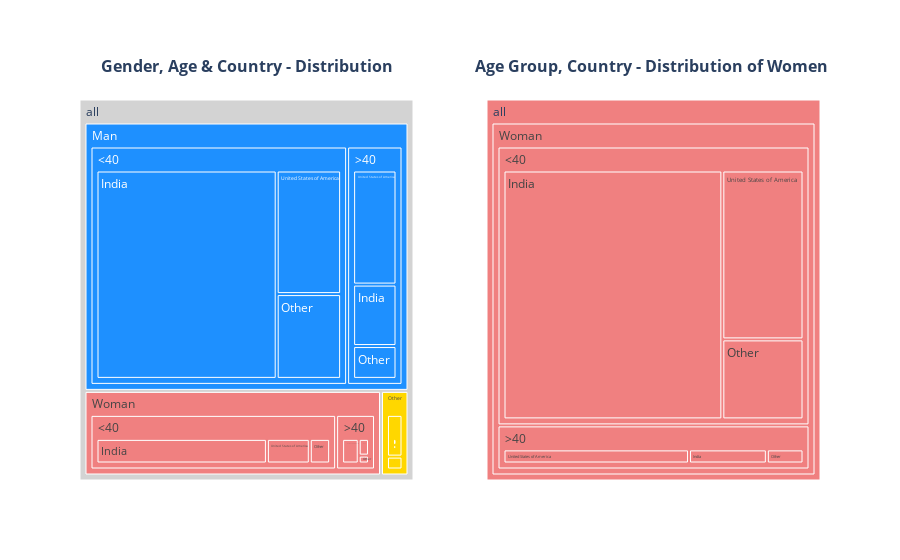

Write notebook code for a chart like this one.
### Code cell
df_new.groupby(by='Country').agg({'Country':'count'}).rename(columns={'Country':'Count'}).sort_values(by='Count', ascending=False)
TOP_COUNTRIES = df_new.groupby(by='Country').agg({'Country':'count'}).rename(columns={'Country':'Count'}).sort_values(by='Count', ascending=False)[:3].index.tolist()
print(TOP_COUNTRIES)
df_ = getAgeGenderCountryDF()
print(df_.groupby(by=['AgeGroup','Gender']).agg({'Count':np.sum}))
plotTreeMaps(df_)

### Figure 1 — Plotly figure (JSON) as saved in the notebook; plotly's stock layout.template omitted (floating-point values rounded to 4 significant figures)
{"data": [{"branchvalues": "total", "customdata": [["Man"], ["Other"], ["Woman"], ["Man"], ["Other"], ["Woman"], ["Man"], ["Other"], ["Woman"], ["Woman"], ["Other"], ["Man"], ["Man"], ["Woman"], ["Other"], ["Man"], ["Other"], ["Woman"], ["Man"], ["Other"], ["Woman"], ["Man"], ["Other"], ["Woman"], ["Man"], ["Other"], ["Woman"], ["(?)"]], "domain": {"x": [0, 0.45], "y": [0, 1]}, "hovertemplate": "labels=%{label}<br>Count=%{value}<br>parent=%{parent}<br>id=%{id}<br>Gender=%{customdata[0]}<extra></extra>", "ids": ["all/Man/<40/India", "all/Other/<40/India", "all/Woman/<40/India", "all/Man/>40/Other", "all/Other/>40/Other", "all/Woman/>40/Other", "all/Man/>40/India", "all/Other/>40/India", "all/Woman/>40/India", "all/Woman/<40/United States of America", "all/Other/<40/United States of America", "all/Man/<40/United States of America", "all/Man/>40/United States of America", "all/Woman/<40/Other", "all/Other/<40/Other", "all/Man/<40/Other", "all/Other/>40/United States of America", "all/Woman/>40/United States of America", "all/Man/<40", "all/Other/<40", "all/Woman/<40", "all/Man/>40", "all/Other/>40", "all/Woman/>40", "all/Man", "all/Other", "all/Woman", "all"], "labels": ["India", "India", "India", "Other", "Other", "Other", "India", "India", "India", "United States of America", "United States of America", "United States of America", "United States of America", "Other", "Other", "Other", "United States of America", "United States of America", "<40", "<40", "<40", ">40", ">40", ">40", "Man", "Other", "Woman", "all"], "marker": {"colors": ["dodgerblue", "gold", "lightcoral", "dodgerblue", "gold", "lightcoral", "dodgerblue", "gold", "lightcoral", "lightcoral", "gold", "dodgerblue", "dodgerblue", "lightcoral", "gold", "dodgerblue", "gold", "lightcoral", "dodgerblue", "gold", "lightcoral", "dodgerblue", "gold", "lightcoral", "dodgerblue", "gold", "lightcoral", "lightgrey"]}, "name": "", "parents": ["all/Man/<40", "all/Other/<40", "all/Woman/<40", "all/Man/>40", "all/Other/>40", "all/Woman/>40", "all/Man/>40", "all/Other/>40", "all/Woman/>40", "all/Woman/<40", "all/Other/<40", "all/Man/<40", "all/Man/>40", "all/Woman/<40", "all/Other/<40", "all/Man/<40", "all/Other/>40", "all/Woman/>40", "all/Man", "all/Other", "all/Woman", "all/Man", "all/Other", "all/Woman", "all", "all", "all", ""], "root": {"color": "lightgrey"}, "type": "treemap", "values": [20.14, 0.36, 6.04, 0.93, 0.06, 0.16, 1.74, 0.02, 0.34, 1.52, 0.23, 4.27, 3.23, 0.72, 0.09, 2.93, 0.13, 0.81, 27.34, 0.68, 8.28, 5.9, 0.21, 1.31, 33.24, 0.89, 9.59, 43.72]}, {"branchvalues": "total", "customdata": [["Woman"], ["Woman"], ["Woman"], ["Woman"], ["Woman"], ["Woman"], ["Woman"], ["Woman"], ["Woman"], ["Woman"]], "domain": {"x": [0.55, 1], "y": [0, 1]}, "hovertemplate": "labels=%{label}<br>Count=%{value}<br>parent=%{parent}<br>id=%{id}<br>Gender=%{customdata[0]}<extra></extra>", "ids": ["all/Woman/<40/India", "all/Woman/>40/India", "all/Woman/<40/Other", "all/Woman/>40/Other", "all/Woman/<40/United States of America", "all/Woman/>40/United States of America", "all/Woman/<40", "all/Woman/>40", "all/Woman", "all"], "labels": ["India", "India", "Other", "Other", "United States of America", "United States of America", "<40", ">40", "Woman", "all"], "marker": {"colors": ["lightcoral", "lightcoral", "lightcoral", "lightcoral", "lightcoral", "lightcoral", "lightcoral", "lightcoral", "lightcoral", "lightcoral"]}, "name": "", "parents": ["all/Woman/<40", "all/Woman/>40", "all/Woman/<40", "all/Woman/>40", "all/Woman/<40", "all/Woman/>40", "all/Woman", "all/Woman", "all", ""], "root": {"color": "lightgrey"}, "type": "treemap", "values": [6.04, 0.34, 0.72, 0.16, 1.52, 0.81, 8.28, 1.31, 9.59, 9.59]}], "layout": {"annotations": [{"font": {"size": 16}, "showarrow": false, "text": "<b>Gender, Age & Country - Distribution<br />&nbsp;<br />", "x": 0.225, "xanchor": "center", "xref": "paper", "y": 1, "yanchor": "bottom", "yref": "paper"}, {"font": {"size": 16}, "showarrow": false, "text": "<b>Age Group, Country - Distribution of Women <br />&nbsp;<br />", "x": 0.775, "xanchor": "center", "xref": "paper", "y": 1, "yanchor": "bottom", "yref": "paper"}]}}
